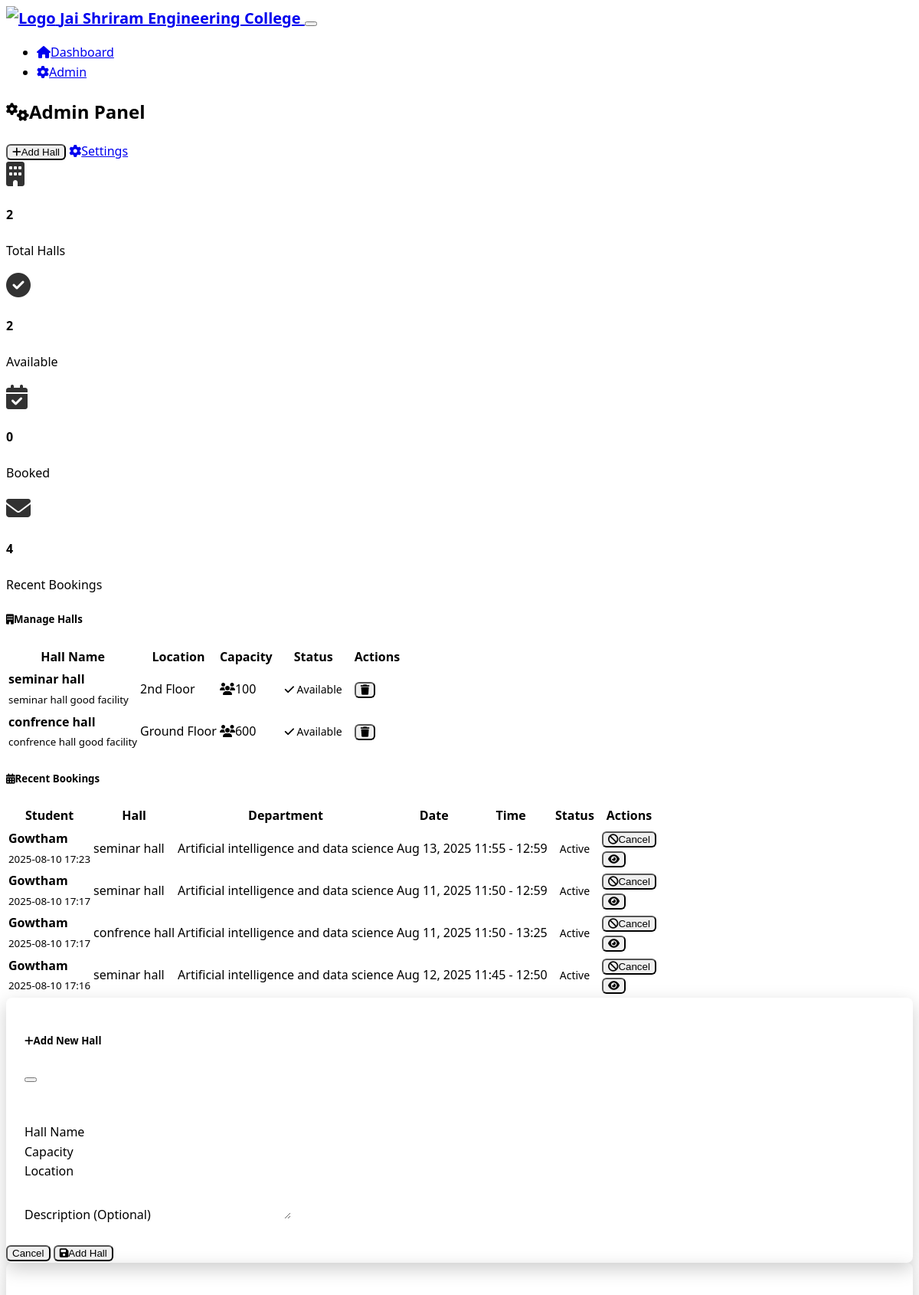
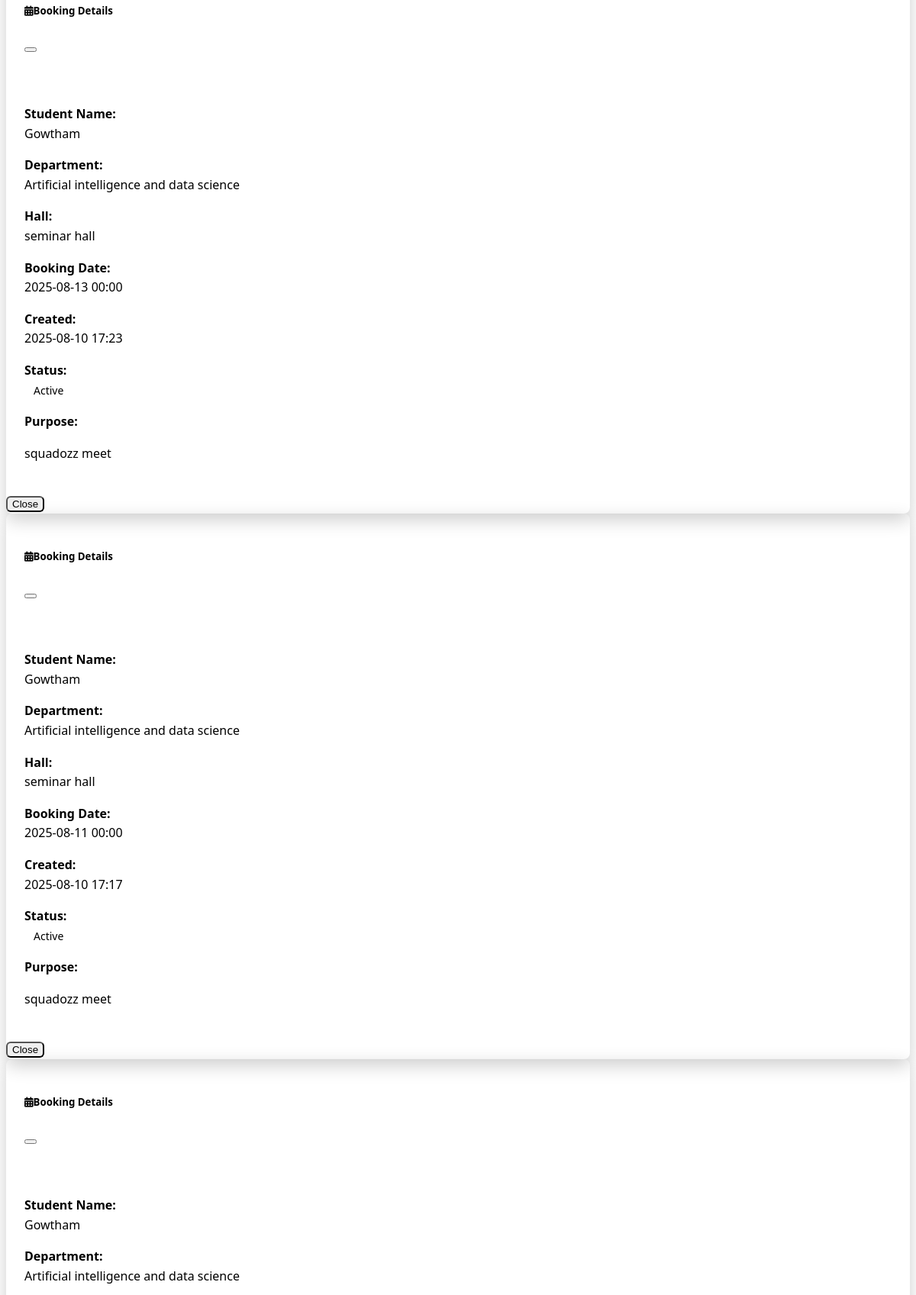
The page /admin (upper part) on the database its author committed (2 pictures, top to bottom).
### models.py (models this page shows, shortened)
class Settings(db.Model):
    id = db.Column(Integer, primary_key=True)
    college_name = db.Column(String(200), default='College Name')
    college_logo_url = db.Column(String(500))
    admin_emails = db.Column(Text)  # Comma-separated email addresses
    is_setup_complete = db.Column(Boolean, default=False)
    created_at = db.Column(DateTime, default=datetime.utcnow)
    updated_at = db.Column(DateTime, default=datetime.utcnow, onupdate=datetime.utcnow)

class Hall(db.Model):
    id = db.Column(Integer, primary_key=True)
    name = db.Column(String(100), nullable=False, unique=True)
    capacity = db.Column(Integer, nullable=False)
    location = db.Column(String(200), nullable=False)
    description = db.Column(Text)
    is_available = db.Column(Boolean, default=True, nullable=False)
    created_at = db.Column(DateTime, default=datetime.utcnow)
    bookings = db.relationship('Booking', backref='hall', lazy=True, cascade='all, delete-orphan')

class Booking(db.Model):
    id = db.Column(Integer, primary_key=True)
    hall_id = db.Column(Integer, db.ForeignKey('hall.id'), nullable=False)
    student_name = db.Column(String(100), nullable=False)
    department = db.Column(String(100), nullable=False)
    purpose = db.Column(Text, nullable=False)
    booking_date = db.Column(Date, nullable=False)
    start_time = db.Column(Time, nullable=False)
    end_time = db.Column(Time, nullable=False)
    created_at = db.Column(DateTime, default=datetime.utcnow)
    status = db.Column(String(20), default='active', nullable=False)  # active, cancelled

### routes.py (the view)
@app.route('/admin')
def admin():
    settings = Settings.query.first()
    if not settings or not settings.is_setup_complete:
        return redirect(url_for('setup'))
    halls = Hall.query.all()
    recent_bookings = Booking.query.order_by(Booking.created_at.desc()).limit(10).all()
    return render_template('admin.html', halls=halls, bookings=recent_bookings, settings=settings)

### templates/admin.html (shortened to what this page needs)
{% extends "base.html" %}
{% block content %}
<div class="d-flex justify-content-between align-items-center mb-4">
    <h2>
        <i class="fas fa-cogs me-2"></i>Admin Panel
    </h2>
    <div>
        <button class="btn btn-primary" data-bs-toggle="modal" data-bs-target="#addHallModal">
            <i class="fas fa-plus me-1"></i>Add Hall
        </button>
        <a href="{{ url_for('setup') }}" class="btn btn-outline-secondary">
            <i class="fas fa-cog me-1"></i>Settings
        </a>
    </div>
</div>
<div class="row mb-4">
    <div class="col-md-3">
        <div class="card text-center">
            <div class="card-body">
                <i class="fas fa-building fa-2x text-primary mb-2"></i>
                <h4 class="card-title">{{ halls|length }}</h4>
                <p class="card-text text-muted">Total Halls</p>
            </div>
        </div>
    </div>
    <div class="col-md-3">
        <div class="card text-center">
            <div class="card-body">
                <i class="fas fa-check-circle fa-2x text-success mb-2"></i>
                <h4 class="card-title">{{ halls|selectattr('is_available')|list|length }}</h4>
                <p class="card-text text-muted">Available</p>
            </div>
        </div>
    </div>
    <div class="col-md-3">
        <div class="card text-center">
            <div class="card-body">
                <i class="fas fa-calendar-check fa-2x text-warning mb-2"></i>
                <h4 class="card-title">{{ halls|rejectattr('is_available')|list|length }}</h4>
                <p class="card-text text-muted">Booked</p>
            </div>
        </div>
    </div>
    <div class="col-md-3">
        <div class="card text-center">
            <div class="card-body">
                <i class="fas fa-envelope fa-2x text-info mb-2"></i>
                <h4 class="card-title">{{ bookings|length }}</h4>
                <p class="card-text text-muted">Recent Bookings</p>
            </div>
        </div>
    </div>
</div>
<div class="card mb-4">
    <div class="card-header">
        <h5 class="card-title mb-0">
            <i class="fas fa-building me-2"></i>Manage Halls
        </h5>
    </div>
    <div class="card-body">
        {% if not halls %}
            <div class="text-center py-4">
                <i class="fas fa-building fa-3x text-muted mb-3"></i>
                <h5>No Halls Added</h5>
                <p class="text-muted">Start by adding your first hall to the system.</p>
                <button class="btn btn-primary" data-bs-toggle="modal" data-bs-target="#addHallModal">
                    <i class="fas fa-plus me-1"></i>Add First Hall
                </button>
            </div>
        {% else %}
            <div class="table-responsive">
                <table class="table table-striped">
                    <thead>
                        <tr>
                            <th>Hall Name</th>
                            <th>Location</th>
                            <th>Capacity</th>
                            <th>Status</th>
                            <th>Actions</th>
                        </tr>
                    </thead>
                    <tbody>
                        {% for hall in halls %}
                            <tr>
                                <td>
                                    <strong>{{ hall.name }}</strong>
                                    {% if hall.description %}
                                        <br><small class="text-muted">{{ hall.description[:50] }}{% if hall.description|length > 50 %}...{% endif %}</small>
                                    {% endif %}
                                </td>
                                <td>{{ hall.location }}</td>
                                <td>
                                    <i class="fas fa-users me-1"></i>{{ hall.capacity }}
                                </td>
                                <td>
                                    <span class="badge bg-{{ 'success' if hall.is_available else 'danger' }}">
                                        <i class="fas fa-{{ 'check' if hall.is_available else 'times' }} me-1"></i>
                                        {{ 'Available' if hall.is_available else 'Booked' }}
                                    </span>
                                </td>
                                <td>
                                    <form method="POST" action="{{ url_for('delete_hall', hall_id=hall.id) }}" class="d-inline" onsubmit="return confirm('Are you sure you want to delete this hall?')">
                                        <button type="submit" class="btn btn-sm btn-outline-danger">
                                            <i class="fas fa-trash"></i>
                                        </button>
                                    </form>
                                </td>
                            </tr>
                        {% endfor %}
                    </tbody>
                </table>
            </div>
        {% endif %}
    </div>
</div>
<div class="card">
    <div class="card-header">
        <h5 class="card-title mb-0">
            <i class="fas fa-calendar-alt me-2"></i>Recent Bookings
        </h5>
    </div>
    <div class="card-body">
        {% if not bookings %}
            <div class="text-center py-4">
                <i class="fas fa-calendar-times fa-3x text-muted mb-3"></i>
                <h5>No Bookings Yet</h5>
                <p class="text-muted">Bookings will appear here once students start making reservations.</p>
            </div>
        {% else %}
            <div class="table-responsive">
                <table class="table table-striped">
                    <thead>
                        <tr>
                            <th>Student</th>
                            <th>Hall</th>
                            <th>Department</th>
                            <th>Date</th>
                            <th>Time</th>
                            <th>Status</th>
                            <th>Actions</th>
                        </tr>
                    </thead>
                    <tbody>
                        {% for booking in bookings %}
                            <tr>
                                <td>
                                    <strong>{{ booking.student_name }}</strong>
                                    <br><small class="text-muted">{{ booking.created_at.strftime('%Y-%m-%d %H:%M') }}</small>
                                </td>
                                <td>{{ booking.hall.name }}</td>
                                <td>{{ booking.department }}</td>
                                <td>{{ booking.booking_date.strftime('%b %d, %Y') }}</td>
                                <td>
                                    {% if booking.start_time and booking.end_time %}
                                        {{ booking.start_time.strftime('%H:%M') }} - {{ booking.end_time.strftime('%H:%M') }}
                                    {% else %}
                                        <span class="text-muted">Legacy booking</span>
                                    {% endif %}
                                </td>
                                <td>
                                    <span class="badge bg-{{ 'success' if booking.status == 'active' else 'secondary' }}">
                                        {{ booking.status.title() }}
                                    </span>
                                </td>
                                <td>
                                    {% if booking.status == 'active' %}
                                        <form method="POST" action="{{ url_for('cancel_booking', booking_id=booking.id) }}" class="d-inline" onsubmit="return confirm('Are you sure you want to cancel this booking?')">
                                            <button type="submit" class="btn btn-sm btn-outline-warning">
                                                <i class="fas fa-ban me-1"></i>Cancel
                                            </button>
                                        </form>
                                    {% endif %}
                                    <button class="btn btn-sm btn-outline-info" data-bs-toggle="modal" data-bs-target="#viewBookingModal{{ booking.id }}">
                                        <i class="fas fa-eye"></i>
                                    </button>
                                </td>
                            </tr>
                        {% endfor %}
                    </tbody>
                </table>
            </div>
        {% endif %}
    </div>
</div>
<div class="modal fade" id="addHallModal" tabindex="-1">
    <div class="modal-dialog">
        <div class="modal-content">
            <div class="modal-header">
                <h5 class="modal-title">
                    <i class="fas fa-plus me-2"></i>Add New Hall
                </h5>
                <button type="button" class="btn-close" data-bs-dismiss="modal"></button>
            </div>
            <form method="POST" action="{{ url_for('add_hall') }}">
                <div class="modal-body">
                    <div class="mb-3">
                        <label for="name" class="form-label">Hall Name</label>
                        <input type="text" class="form-control" id="name" name="name" required>
                    </div>
                    <div class="row">
                        <div class="col-md-6 mb-3">
                            <label for="capacity" class="form-label">Capacity</label>
                            <input type="number" class="form-control" id="capacity" name="capacity" min="1" required>
                        </div>
                        <div class="col-md-6 mb-3">
                            <label for="location" class="form-label">Location</label>
                            <input type="text" class="form-control" id="location" name="location" required>
                        </div>
                    </div>
                    <div class="mb-3">
                        <label for="description" class="form-label">Description (Optional)</label>
                        <textarea class="form-control" id="description" name="description" rows="3"></textarea>
                    </div>
                </div>
                <div class="modal-footer">
                    <button type="button" class="btn btn-secondary" data-bs-dismiss="modal">Cancel</button>
                    <button type="submit" class="btn btn-primary">
                        <i class="fas fa-save me-1"></i>Add Hall
                    </button>
                </div>
            </form>
        </div>
    </div>
</div>
{% for booking in bookings %}
<div class="modal fade" id="viewBookingModal{{ booking.id }}" tabindex="-1">
    <div class="modal-dialog">
        <div class="modal-content">
            <div class="modal-header">
                <h5 class="modal-title">
                    <i class="fas fa-calendar-alt me-2"></i>Booking Details
                </h5>
                <button type="button" class="btn-close" data-bs-dismiss="modal"></button>
            </div>
            <div class="modal-body">
                <div class="row">
                    <div class="col-md-6">
                        <p><strong>Student Name:</strong><br>{{ booking.student_name }}</p>
                        <p><strong>Department:</strong><br>{{ booking.department }}</p>
                        <p><strong>Hall:</strong><br>{{ booking.hall.name }}</p>
                    </div>
                    <div class="col-md-6">
                        <p><strong>Booking Date:</strong><br>{{ booking.booking_date.strftime('%Y-%m-%d %H:%M') }}</p>
                        <p><strong>Created:</strong><br>{{ booking.created_at.strftime('%Y-%m-%d %H:%M') }}</p>
                        <p><strong>Status:</strong><br>
                            <span class="badge bg-{{ 'success' if booking.status == 'active' else 'secondary' }}">
                                {{ booking.status.title() }}
                            </span>
                        </p>
                    </div>
                </div>
                <div class="mt-3">
                    <strong>Purpose:</strong>
                    <p class="mt-2">{{ booking.purpose }}</p>
                </div>
            </div>
            <div class="modal-footer">
                <button type="button" class="btn btn-secondary" data-bs-dismiss="modal">Close</button>
            </div>
        </div>
    </div>
</div>
{% endfor %}
{% endblock %}

### templates/base.html (shortened to what this page needs)
<!DOCTYPE html>
<html lang="en" data-bs-theme="dark">
<head>
    <link href="https://cdn.replit.com/agent/bootstrap-agent-dark-theme.min.css" rel="stylesheet">
    <link rel="stylesheet" href="https://cdnjs.cloudflare.com/ajax/libs/font-awesome/6.4.0/css/all.min.css">
    <link rel="stylesheet" href="{{ url_for('static', filename='css/custom.css') }}">
</head>
<body>
    <nav class="navbar navbar-expand-lg navbar-dark bg-dark">
        <div class="container">
            <a class="navbar-brand d-flex align-items-center" href="{{ url_for('index') }}">
                {% if settings and settings.college_logo_url %}
                    <img src="{{ settings.college_logo_url }}" alt="Logo" height="30" class="me-2">
                {% else %}
                    <i class="fas fa-university me-2"></i>
                {% endif %}
                {{ settings.college_name if settings else 'Hall Management System' }}
            </a>
            <button class="navbar-toggler" type="button" data-bs-toggle="collapse" data-bs-target="#navbarNav">
            </button>
            <div class="collapse navbar-collapse" id="navbarNav">
                <ul class="navbar-nav ms-auto">
                    <li class="nav-item">
                        <a class="nav-link" href="{{ url_for('index') }}">
                            <i class="fas fa-home me-1"></i>Dashboard
                        </a>
                    </li>
                    <li class="nav-item">
                        <a class="nav-link" href="{{ url_for('admin') }}">
                            <i class="fas fa-cog me-1"></i>Admin
                        </a>
                    </li>
                </ul>
            </div>
        </div>
    </nav>
    <main class="container mt-4">
        {% block content %}{% endblock %}
    </main>
</body>
</html>

### rows shown on the page
Settings: college_name "Jai Shriram Engineering College"
Hall: name "seminar hall", description "seminar hall good facility", location "2nd Floor", capacity "100", is_available "Available"
Hall: name "confrence hall", description "confrence hall good facility", location "Ground Floor", capacity "600", is_available "Available"
Booking: student_name "Gowtham", created_at "2025-08-10 17:23", hall.name "seminar hall", department "Artificial intelligence and data science", booking_date "Aug 13, 2025", start_time "11:55", end_time "12:59", status "Active", booking_date "2025-08-13 00:00", purpose "squadozz meet"
Booking: student_name "Gowtham", created_at "2025-08-10 17:17", hall.name "seminar hall", department "Artificial intelligence and data science", booking_date "Aug 11, 2025", start_time "11:50", end_time "12:59", status "Active", booking_date "2025-08-11 00:00", purpose "squadozz meet"
Booking: student_name "Gowtham", created_at "2025-08-10 17:17", hall.name "confrence hall", department "Artificial intelligence and data science", booking_date "Aug 11, 2025", start_time "11:50", end_time "13:25", status "Active"
Booking: student_name "Gowtham", created_at "2025-08-10 17:16", hall.name "seminar hall", department "Artificial intelligence and data science", booking_date "Aug 12, 2025", start_time "11:45", end_time "12:50", status "Active"

### other values the page prints
{{ halls|length }} "2"
{{ halls|selectattr('is_available')|list|length }} "2"
{{ halls|rejectattr('is_available')|list|length }} "0"
{{ bookings|length }} "4"
